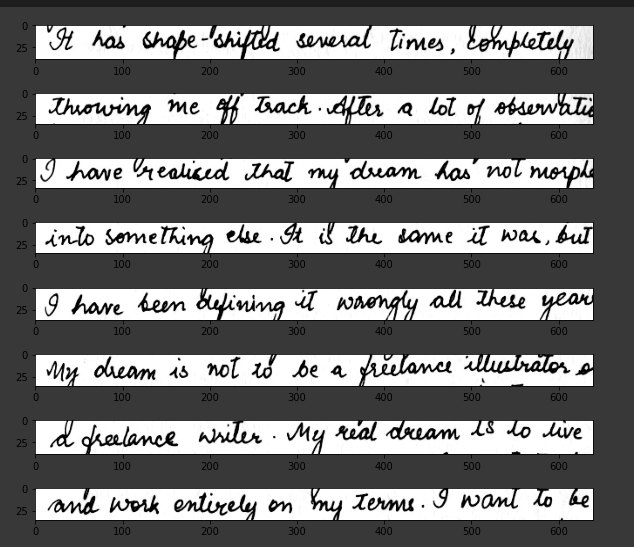
#> input picture Segmentation/images/line_segment.png, 634 x 547 px, given in place of handwriting-before.png, which was not available
$ jupyter execute --allow-errors Segmentation.ipynb   (shell and % lines are left out)   (older library calls are emulated)   (text cells are left out)
#> lines starting #> are read from the running program, lines starting #| are printed output that depends on the picture; after the words box and inside, x2 and y2 are one past the last pixel; in counts of white or black regions, pixels touching at a corner belong together; pictures that were not available may be replaced by others from this repository, and a replacement may not be noted
[cell 1]
#!/usr/bin/env python

import os
from glob import glob

import cv2
import numpy as np
import tensorflow as tf
from imageio import imread, imsave
from tqdm import tqdm

from dh_segment.io import PAGE
from dh_segment.inference import LoadedModel
from dh_segment.post_processing import boxes_detection, binarization

# To output results in PAGE XML format (http://www.primaresearch.org/schema/PAGE/gts/pagecontent/2013-07-15/)
PAGE_XML_DIR = './page_xml'


def page_make_binary_mask(probs: np.ndarray, threshold: float=-1) -> np.ndarray:
    """
    Computes the binary mask of the detected Page from the probabilities outputed by network
    :param probs: array with values in range [0, 1]
    :param threshold: threshold between [0 and 1], if negative Otsu's adaptive threshold will be used
    :return: binary mask
    """

    mask = binarization.thresholding(probs, threshold)
    mask = binarization.cleaning_binary(mask, kernel_size=5)
    return mask


def format_quad_to_string(quad):
    """
    Formats the corner points into a string.
    :param quad: coordinates of the quadrilateral
    :return:
    """
    s = ''
    for corner in quad:
        s += '{},{},'.format(corner[0], corner[1])
    return s[:-1]


#> (the rest of this cell did not finish here and is left out)

[cell 2]
from google.colab import drive

# This will prompt for authorization.
drive.mount('/content/drive')

[cell 3]
import math
import cv2
import numpy as np
import pandas as pd
import matplotlib.pyplot as plt
from collections import defaultdict
import scipy.cluster.hierarchy as hcluster
import sklearn.cluster as cluster


def load_image(path: str):
    img = cv2.imread(path)
#> img is the input picture: shape (547, 634, 3); mean B, G, R 116.8, 116.8, 116.8
    return cv2.cvtColor(img, cv2.COLOR_BGR2GRAY)


def show_image(image, title=''):
    figure, axis = plt.subplots(figsize=(10,10))
    axis.imshow(image, cmap='Greys_r')
    plt.title(title)
    plt.show()


def show_images(images, title=''):
    figure, (axis1, axis2) = plt.subplots(1, len(images), sharey=True, figsize=(10,10))

    axis1.imshow(images[0], cmap='Greys_r', aspect='auto')
    axis2.imshow(images[1], cmap='Greys_r', aspect='auto')

    plt.title(title)
    plt.show()


def invert(img):
    return cv2.bitwise_not(img)


def binarize_image(img):
    ret, img_binarized = cv2.threshold(img, 0, 255, cv2.THRESH_BINARY+cv2.THRESH_OTSU)
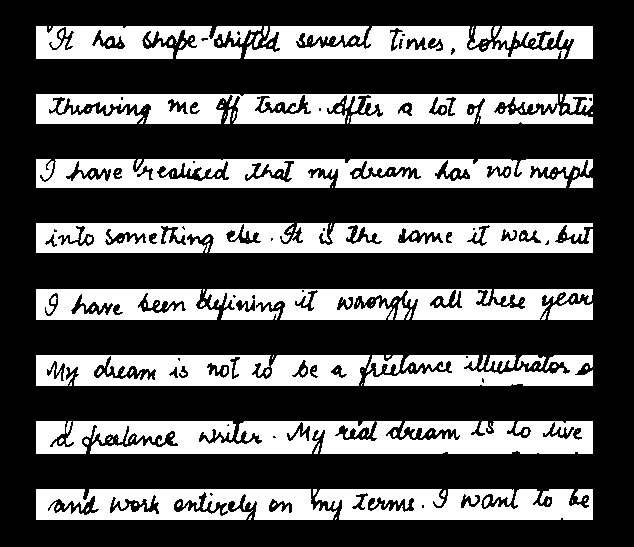
#> img_binarized: shape (547, 634); 32.6% white; 162 white regions (103 under 20 px), largest, box (x1, y1, x2, y2) and area: (36, 421, 593, 454) 15223, (36, 223, 593, 253) 13785, (36, 94, 593, 124) 12726
#> ret = 154
    return img_binarized


def equalize_image(img):
    clahe = cv2.createCLAHE(clipLimit=2.0, tileGridSize=(8,8))
    return clahe.apply(img)


def get_projection_profile(img):
    return np.sum(img, 1)


def threshold_projection_profile(projection):
    projection_scaled = np.interp(projection, (projection.min(), projection.max()), (0,1))

    threshold = 0.3
    threshold_indices = projection_scaled > threshold

    projection_scaled.fill(0)
    projection_scaled[threshold_indices] = 1

    return projection_scaled


def calculate_line_height(projection):
    change_indices = np.where(projection[:-1] != projection[1:])[0]

    heights = []
    for (index, change_index) in enumerate(change_indices):
        change_index_prev = 0 if index == 0 else change_indices[index - 1]

        if projection[change_index] == 1:
            height = change_index - change_index_prev
            heights.append(height)

    return np.mean(heights)


def get_image_of_projection_profile(projection, img):
    projection = np.interp(projection, (projection.min(), projection.max()), (0,1))

    maximum = np.max(projection)
    width = img.shape[1]
    result = np.zeros((projection.shape[0], 500))

    for row in range(img.shape[0]):
        cv2.line(result, (0, row), (int(projection[row]*width/maximum), row), (255,255,255), 1)

    return result


def apply_morphology(img):
    kernel = np.ones((3,3), np.uint8)
    return cv2.morphologyEx(img, cv2.MORPH_OPEN, kernel)
#> returned value: shape (547, 634); 64.8% white; 11 black regions (3 under 20 px), largest, box (x1, y1, x2, y2) and area: (36, 421, 593, 454) 16571, (36, 26, 593, 59) 15937, (36, 489, 593, 520) 15298


def remove_connected_components(img):
    number_of_labels, labels, stats, centroids = cv2.connectedComponentsWithStats(img, 8, cv2.CV_32S)
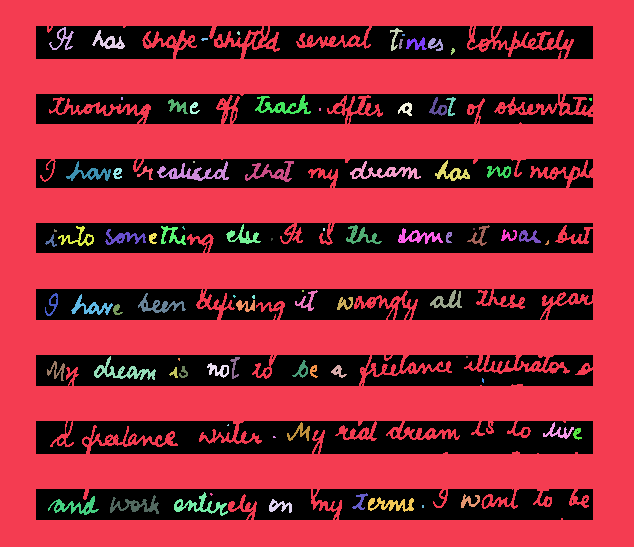
#> labels: shape (547, 634) int32; 85 distinct labels, from 0 to 84; one colour per label, 0 black
#> number_of_labels = 85; stats = 85 rows, first 6: [36, 26, 557, 494, 113141], [0, 0, 634, 547, 223079], [49, 27, 25, 23, 167], [390, 28, 13, 23, 92], [92, 30, 33, 19, 239], [237, 31, 3, 4, 9]; centroids = 85 pairs, first value 51.02 to 590.1, second value 32.67 to 506.4
    sizes = stats[1:, -1]
#> sizes = 84 values, max 223079 at index 0, min 3 at index 72, mean 2781.6
    number_of_labels = number_of_labels - 1
#> number_of_labels = 84
    min_size = 100

    img_cleaned = np.full(img.shape, 0)
    for i in range(0, number_of_labels):
        if sizes[i] >= min_size:
            img_cleaned[labels == i + 1] = 255
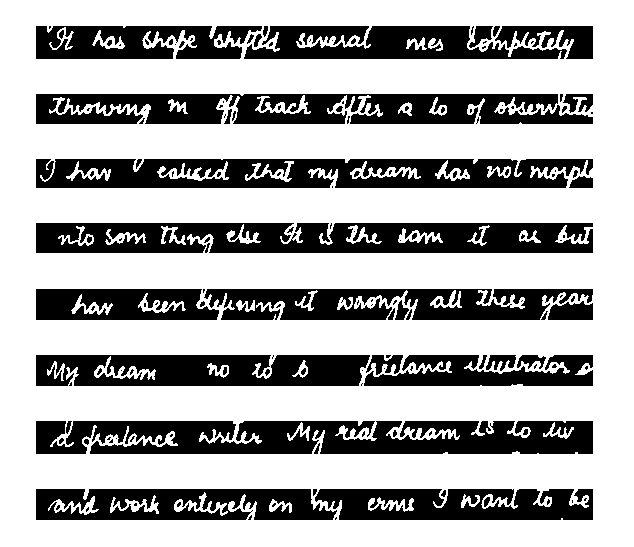
#> img_cleaned: shape (547, 634) int64; 67% white; 154 black regions (96 under 20 px), largest, box (x1, y1, x2, y2) and area: (36, 421, 593, 454) 15292, (36, 223, 593, 253) 14070, (36, 94, 593, 124) 12875

    return img_cleaned


def run():
    img_path = "/content/drive/My Drive/Segmentation/images/handwriting-before.png"
    img = load_image(img_path)

    if img is None:
        return

    show_image(img, 'Original')

    img_equalized = equalize_image(img.copy())
    show_image(img_equalized, 'Equalized Image with CLAHE')

    img_binarized =  binarize_image(img_equalized.copy())
    img_binarized = invert(img_binarized)
    show_image(img_binarized, 'Binarized Image')

    img_denoised = apply_morphology(img_binarized.copy())
    show_image(img_denoised, 'Denoised Image')

    img_denoised_cc = remove_connected_components(img_binarized.copy())
    show_image(img_denoised_cc, 'Denoised Image by Connected Components')

    projection_profile = get_projection_profile(img_denoised_cc)
#> projection_profile = 547 values, max 161670 at index 0, min 20400 at index 246, mean 108256.1
    img_profile = get_image_of_projection_profile(projection_profile, img_denoised_cc)
#> in get_image_of_projection_profile, `projection = np.interp(projection, (projection.min(), projection.max()..`: projection = 547 values, max 1 at index 0, min 0 at index 246, mean 0.622
#> in get_image_of_projection_profile, `maximum = np.max(projection)`: maximum = 1
#> after the loop in get_image_of_projection_profile, `for row in range(img.shape[0]):`:
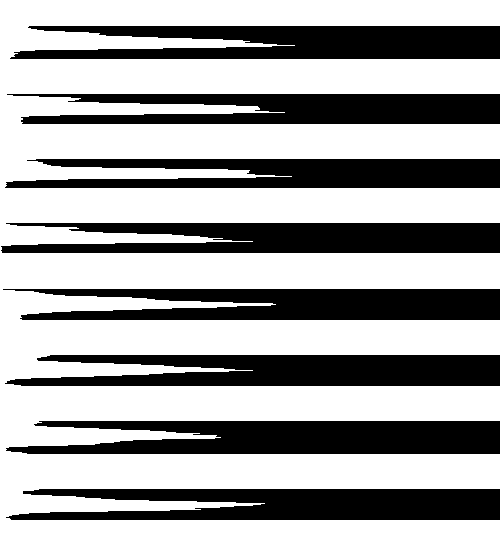
#> result: shape (547, 500) float64; 64.3% white; 8 black regions, largest, box (x1, y1, x2, y2) and area: (6, 421, 500, 454) 13310, (10, 26, 500, 59) 12683, (5, 355, 500, 386) 12492
    show_images([img_denoised_cc, img_profile], 'Projection Profile')

    projection_profile_thresholded = threshold_projection_profile(projection_profile)
#> in threshold_projection_profile, `projection_scaled = np.interp(projection, (projection.min(), projectio..`: projection_scaled has the same summary as projection in get_image_of_projection_profile
#> projection_profile_thresholded = 547 values, max 1 at index 0, min 0 at index 26, mean 0.662
    img_profile_thresholded = get_image_of_projection_profile(projection_profile_thresholded, img_denoised_cc)
#> in get_image_of_projection_profile (call 2), `projection = np.interp(projection, (projection.min(), projection.max()..`: projection has the same summary as projection_profile_thresholded in run
#> after the loop in get_image_of_projection_profile (call 2), `for row in range(img.shape[0]):`:
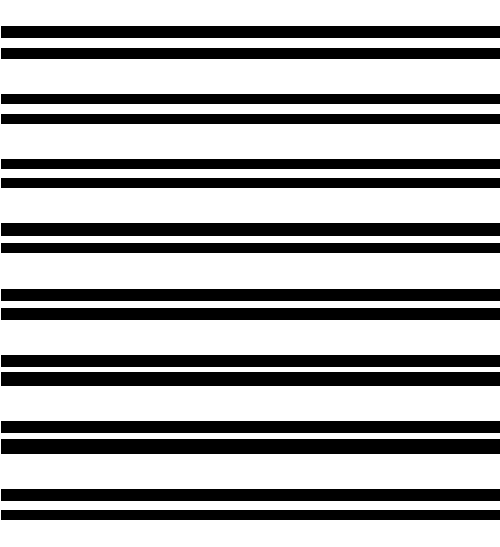
#> result: shape (547, 500) float64; 66.2% white; 16 black regions, largest, box (x1, y1, x2, y2) and area: (1, 439, 500, 454) 7485, (1, 372, 500, 386) 6986, (1, 223, 500, 236) 6487
    show_images([img_denoised_cc, img_profile_thresholded], 'Thresholded Projection Profile')

    line_height = calculate_line_height(projection_profile_thresholded)
#> in calculate_line_height, `change_indices = np.where(projection[:-1] != projection[1:])[0]`: change_indices = 32 values from 25 to 519
#> the loop in calculate_line_height, `for (index, change_index) in enumerate(change_indices):` made 32 passes
#> (change_index, change_index_prev, height) on passes 1, 3, 5, 7, 9, 11, 13, 15, 17, 19, 21, 23: (25, 0, 25), (47, 37, 10), (93, 58, 35), (113, 103, 10), (158, 123, 35), (177, 168, 9), (222, 187, 35), (242, 235, 7), (288, 252, 36), (307, 300, 7), (354, 319, 35), (371, 366, 5)
#> (change_index, change_index_prev) on passes 2, 4, 6, 8, 10, 12: (37, 25), (58, 47), (103, 93), (123, 113), (168, 158), (187, 177)
#> after the loop in calculate_line_height, `for (index, change_index) in enumerate(change_indices):`: heights = [25, 10, 35, 10, 35, 9, 35, 7, 36, 7, 35, 5, 35, 6, 35, 9]
#> line_height = 20.88

    print("The average line height is {}".format(line_height))
#| The average line height is 20.875

    return [line_height, img_profile_thresholded]


line_height = run()[0]
#> line_height = 20.88
line_height
#> Out = 20.88

[cell 4]
img_thresholded = run()[1]
#> the loop in calculate_line_height (call 2), `for (index, change_index) in enumerate(change_indices):` made 32 passes
#> (change_index, change_index_prev) on passes 2, 4, 6, 8, 10, 12, 14, 16, 18, 20, 22, 24: (37, 25), (58, 47), (103, 93), (123, 113), (168, 158), (187, 177), (235, 222), (252, 242), (300, 288), (319, 307), (366, 354), (385, 371)
#| The average line height is 20.875

[cell 5]
img_df = pd.DataFrame(data=img_thresholded[0:,1:],
                      index=[i for i in range(img_thresholded.shape[0])],
                      columns=["col_"+str(i) for i in range(1,img_thresholded.shape[1])])
#> img_df = table of 547 rows and 499 columns

pd.set_option('display.max_row', None)

img_df.head(100)
#> Out = table of 100 rows and 499 columns

[cell 6]
col_1 = img_df["col_1"].values
#> col_1 = 547 values, max 255 at index 0, min 0 at index 26, mean 168.8

# Indexes of where a new line starts and ends
white_index = []

for index, pixel in enumerate(col_1):
    if pixel == 0.0:
        if index < (len(col_1)-1):
            if (col_1[index-1] == 255.0):
                white_index.append(index)
            elif (col_1[index+1] == 255.0):
                white_index.append(index+1)
#> this loop made 547 passes
#> pixel on passes 1 to 3: 255, 255, 255
#> after the loop, white_index = 32 values from 26 to 520

white_index
#> Out = 32 values from 26 to 520

[cell 7]
img = load_image("/content/drive/My Drive/Segmentation/images/handwriting-before.png")

# This is not a constant but a rate. Apply linear regression to find the formula.
# Basically, the larger the line height, the larger the bias
bias = 10

cropped_images = []

for i in range(0,len(white_index),2):
    start = white_index[i]
    end = white_index[i+1]

    cropped_img = img[start-bias:end+bias, :]
    show_image(cropped_img)
    cropped_images.append(cropped_img)
#> this loop made 16 passes
#> (i, start, end) on passes 3 to 14: (4, 94, 104), (6, 114, 124), (8, 159, 169), (10, 178, 188), (12, 223, 236), (14, 243, 253), (16, 289, 301), (18, 308, 320), (20, 355, 367), (22, 372, 386), (24, 421, 433), (26, 439, 454)
#> (start, end) on passes 1 to 2: (26, 38), (48, 59)
#> pass 1, `cropped_img = img[start-bias:end+bias, :]`:
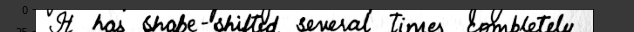
#> cropped_img: shape (32, 634); min 0, max 255, mean 139
#> after the loop:
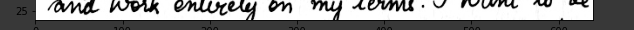
#> cropped_img: shape (30, 634); min 0, max 255, mean 141
#> after the loop, cropped_images = 16 items

# First array is blank since the index starts at 0
del cropped_images[0]

[cell 8]
# [10 lines of commented-out code are left out]

[cell 9]
import math
from google.colab.patches import cv2_imshow

def wordSegmentation(img, kernelSize=25, sigma=11, theta=7, minArea=0):
	"""Scale space technique for word segmentation proposed by R. Manmatha: http://ciir.cs.umass.edu/pubfiles/mm-27.pdf

	Args:
		img: grayscale uint8 image of the text-line to be segmented.
		kernelSize: size of filter kernel, must be an odd integer.
		sigma: standard deviation of Gaussian function used for filter kernel.
		theta: approximated width/height ratio of words, filter function is distorted by this factor.
		minArea: ignore word candidates smaller than specified area.

	Returns:
		List of tuples. Each tuple contains the bounding box and the image of the segmented word.
	"""

	# apply filter kernel
	kernel = createKernel(kernelSize, sigma, theta)
	imgFiltered = cv2.filter2D(img, -1, kernel, borderType=cv2.BORDER_REPLICATE).astype(np.uint8)
	(_, imgThres) = cv2.threshold(imgFiltered, 0, 255, cv2.THRESH_BINARY+cv2.THRESH_OTSU)
	imgThres = 255 - imgThres

	# find connected components. OpenCV: return type differs between OpenCV2 and 3
	if cv2.__version__.startswith('3.'):
		(_, components, _) = cv2.findContours(imgThres, cv2.RETR_EXTERNAL, cv2.CHAIN_APPROX_SIMPLE)
	else:
		(components, _) = cv2.findContours(imgThres, cv2.RETR_LIST, cv2.CHAIN_APPROX_SIMPLE)

	# append components to result
	res = []
	for c in components:
		# skip small word candidates
		if cv2.contourArea(c) < minArea:
			continue
		# append bounding box and image of word to result list
		currBox = cv2.boundingRect(c) # returns (x, y, w, h)
		(x, y, w, h) = currBox
		currImg = img[y:y+h, x:x+w]
		res.append((currBox, currImg))

	# return list of words, sorted by x-coordinate
	return sorted(res, key=lambda entry:entry[0][0])


def prepareImg(img, height):
	"""convert given image to grayscale image (if needed) and resize to desired height"""
	assert img.ndim in (2, 3)
	if img.ndim == 3:
		img = cv2.cvtColor(img, cv2.COLOR_BGR2GRAY)
	h = img.shape[0]
	factor = height / h
	return cv2.resize(img, dsize=None, fx=factor, fy=factor)


def createKernel(kernelSize, sigma, theta):
	"""create anisotropic filter kernel according to given parameters"""
	assert kernelSize % 2 # must be odd size
	halfSize = kernelSize // 2

	kernel = np.zeros([kernelSize, kernelSize])
	sigmaX = sigma
	sigmaY = sigma * theta

	for i in range(kernelSize):
		for j in range(kernelSize):
			x = i - halfSize
			y = j - halfSize

			expTerm = np.exp(-x**2 / (2 * sigmaX) - y**2 / (2 * sigmaY))
			xTerm = (x**2 - sigmaX**2) / (2 * math.pi * sigmaX**5 * sigmaY)
			yTerm = (y**2 - sigmaY**2) / (2 * math.pi * sigmaY**5 * sigmaX)

			kernel[i, j] = (xTerm + yTerm) * expTerm

	kernel = kernel / np.sum(kernel)
	return kernel


def crop_word(images):
    """reads images from data/ and outputs the word-segmentation to out/"""

    for image in images:

        # read image, prepare it by resizing it to fixed height and converting it to grayscale
        img = prepareImg(image,50)

		# execute segmentation with given parameters
		# -kernelSize: size of filter kernel (odd integer)
		# -sigma: standard deviation of Gaussian function used for filter kernel
		# -theta: approximated width/height ratio of words, filter function is distorted by this factor
		# - minArea: ignore word candidates smaller than specified area
        res = wordSegmentation(img, kernelSize=25, sigma=11, theta=7, minArea=100)

		# iterate over all segmented words
        print('Segmented into %d words'%len(res))
        for (j, w) in enumerate(res):
            (wordBox, wordImg) = w
            (x, y, w, h) = wordBox
            cv2.rectangle(img,(x,y),(x+w,y+h),0,1) # draw bounding box in summary image

        # output summary image with bounding boxes around words
        cv2_imshow(img)
#> this loop made 15 passes
#> (h in prepareImg, factor in prepareImg) on passes 1 to 12: (31, 1.61), (30, 1.67), (30, 1.67), (30, 1.67), (30, 1.67), (33, 1.52), (30, 1.67), (32, 1.56), (32, 1.56), (32, 1.56), (34, 1.47), (32, 1.56)
#| Segmented into 7 words
#| Segmented into 10 words
#| Segmented into 8 words
#| Segmented into 8 words
#| Segmented into 9 words
#| Segmented into 8 words
#| Segmented into 9 words
#| Segmented into 6 words
#> (further printed lines are left out)
#> pass 1, in crop_word, `img = prepareImg(image,50)`:
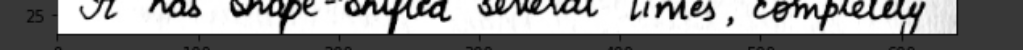
#> img: shape (50, 1023); min 0, max 255, mean 140
#> pass 1, in wordSegmentation, `(_, imgThres) = cv2.threshold(imgFiltered, 0, 255, cv2.THRESH_BINARY+c..`:
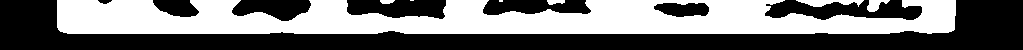
#> imgThres: shape (50, 1023); 45.4% white; 7 white regions (2 under 20 px), largest, box (x1, y1, x2, y2) and area: (57, 0, 956, 34) 22661, (796, 0, 864, 7) 278, (867, 0, 890, 12) 154, (547, 0, 565, 5) 67, (380, 0, 395, 4) 49
#> after the loop:
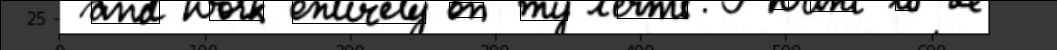
#> img: shape (50, 1057); min 0, max 255, mean 134.9

crop_word(cropped_images)
